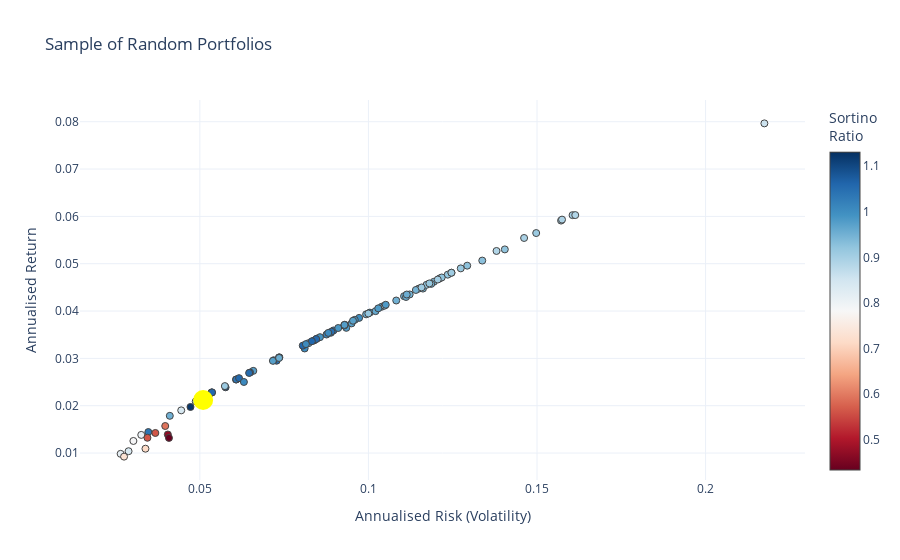

The notebook cell saved with this chart:
### Markdown cell above
### Test Efficient Frontier

### Code cell
efficient = SimulateEfficientFrontier(portfolio_data, 100)()


DE = DrawEfficientFrontier(efficient, 'volatility', 'mean', 'sortino ratio', 'index_col')
DE('Annualised Risk (Volatility)', 'Annualised Return').show()
